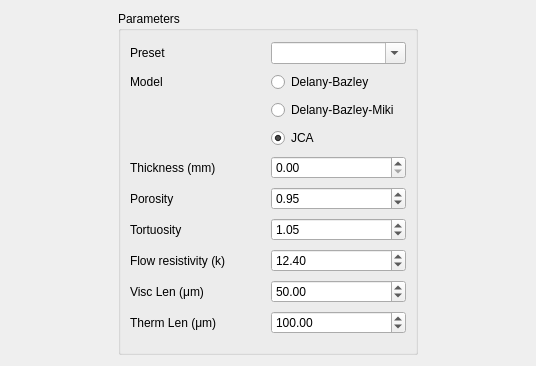
<?xml version="1.0" encoding="UTF-8"?>
<ui version="4.0">
 <class>Form</class>
 <widget class="QWidget" name="Form">
  <property name="geometry">
   <rect>
    <x>0</x>
    <y>0</y>
    <width>536</width>
    <height>366</height>
   </rect>
  </property>
  <property name="windowTitle">
   <string>Form</string>
  </property>
  <layout class="QGridLayout" name="gridLayout">
   <item row="0" column="0">
    <widget class="QGroupBox" name="groupBox_2">
     <property name="maximumSize">
      <size>
       <width>300</width>
       <height>16777215</height>
      </size>
     </property>
     <property name="title">
      <string>Parameters</string>
     </property>
     <layout class="QGridLayout" name="gridLayout_2">
      <item row="0" column="0">
       <widget class="QLabel" name="label_16">
        <property name="text">
         <string>Preset</string>
        </property>
       </widget>
      </item>
      <item row="0" column="1">
       <widget class="QComboBox" name="presetBox">
        <property name="editable">
         <bool>true</bool>
        </property>
       </widget>
      </item>
      <item row="1" column="0">
       <widget class="QLabel" name="label_7">
        <property name="text">
         <string>Model</string>
        </property>
       </widget>
      </item>
      <item row="1" column="1">
       <widget class="QRadioButton" name="DBRadio">
        <property name="text">
         <string>Delany-Bazley</string>
        </property>
       </widget>
      </item>
      <item row="2" column="1">
       <widget class="QRadioButton" name="DBMRadio">
        <property name="text">
         <string>Delany-Bazley-Miki</string>
        </property>
       </widget>
      </item>
      <item row="3" column="1">
       <widget class="QRadioButton" name="JCARadio">
        <property name="text">
         <string>JCA</string>
        </property>
        <property name="checked">
         <bool>true</bool>
        </property>
       </widget>
      </item>
      <item row="4" column="0">
       <widget class="QLabel" name="label_12">
        <property name="text">
         <string>Thickness (mm)</string>
        </property>
       </widget>
      </item>
      <item row="4" column="1">
       <widget class="QDoubleSpinBox" name="thicknessBox"/>
      </item>
      <item row="5" column="0">
       <widget class="QLabel" name="label_8">
        <property name="text">
         <string>Porosity</string>
        </property>
       </widget>
      </item>
      <item row="5" column="1">
       <widget class="QDoubleSpinBox" name="phiBox">
        <property name="maximum">
         <double>10.000000000000000</double>
        </property>
        <property name="singleStep">
         <double>0.010000000000000</double>
        </property>
        <property name="value">
         <double>0.950000000000000</double>
        </property>
       </widget>
      </item>
      <item row="6" column="0">
       <widget class="QLabel" name="label_14">
        <property name="text">
         <string>Tortuosity</string>
        </property>
       </widget>
      </item>
      <item row="6" column="1">
       <widget class="QDoubleSpinBox" name="tortuosityBox">
        <property name="value">
         <double>1.050000000000000</double>
        </property>
       </widget>
      </item>
      <item row="7" column="0">
       <widget class="QLabel" name="label_9">
        <property name="text">
         <string>Flow resistivity (k)</string>
        </property>
       </widget>
      </item>
      <item row="7" column="1">
       <widget class="QDoubleSpinBox" name="sigmaBox">
        <property name="value">
         <double>12.400000000000000</double>
        </property>
       </widget>
      </item>
      <item row="8" column="0">
       <widget class="QLabel" name="label_10">
        <property name="text">
         <string>Visc Len (μm)</string>
        </property>
       </widget>
      </item>
      <item row="8" column="1">
       <widget class="QDoubleSpinBox" name="vLengthBox">
        <property name="value">
         <double>50.000000000000000</double>
        </property>
       </widget>
      </item>
      <item row="9" column="0">
       <widget class="QLabel" name="label_11">
        <property name="text">
         <string>Therm Len (μm)</string>
        </property>
       </widget>
      </item>
      <item row="9" column="1">
       <widget class="QDoubleSpinBox" name="tLengthBox">
        <property name="maximum">
         <double>9999.000000000000000</double>
        </property>
        <property name="value">
         <double>100.000000000000000</double>
        </property>
       </widget>
      </item>
     </layout>
    </widget>
   </item>
  </layout>
 </widget>
 <resources/>
 <connections>
  <connection>
   <sender>thicknessBox</sender>
   <signal>valueChanged(double)</signal>
   <receiver>Form</receiver>
   <slot>updatePlot()</slot>
   <hints>
    <hint type="sourcelabel">
     <x>262</x>
     <y>171</y>
    </hint>
    <hint type="destinationlabel">
     <x>386</x>
     <y>185</y>
    </hint>
   </hints>
  </connection>
  <connection>
   <sender>phiBox</sender>
   <signal>valueChanged(double)</signal>
   <receiver>Form</receiver>
   <slot>updatePlot()</slot>
   <hints>
    <hint type="sourcelabel">
     <x>259</x>
     <y>202</y>
    </hint>
    <hint type="destinationlabel">
     <x>387</x>
     <y>242</y>
    </hint>
   </hints>
  </connection>
  <connection>
   <sender>tortuosityBox</sender>
   <signal>valueChanged(double)</signal>
   <receiver>Form</receiver>
   <slot>updatePlot()</slot>
   <hints>
    <hint type="sourcelabel">
     <x>259</x>
     <y>236</y>
    </hint>
    <hint type="destinationlabel">
     <x>377</x>
     <y>289</y>
    </hint>
   </hints>
  </connection>
  <connection>
   <sender>sigmaBox</sender>
   <signal>valueChanged(double)</signal>
   <receiver>Form</receiver>
   <slot>updatePlot()</slot>
   <hints>
    <hint type="sourcelabel">
     <x>259</x>
     <y>261</y>
    </hint>
    <hint type="destinationlabel">
     <x>386</x>
     <y>333</y>
    </hint>
   </hints>
  </connection>
  <connection>
   <sender>vLengthBox</sender>
   <signal>valueChanged(double)</signal>
   <receiver>Form</receiver>
   <slot>updatePlot()</slot>
   <hints>
    <hint type="sourcelabel">
     <x>259</x>
     <y>301</y>
    </hint>
    <hint type="destinationlabel">
     <x>377</x>
     <y>128</y>
    </hint>
   </hints>
  </connection>
  <connection>
   <sender>tLengthBox</sender>
   <signal>valueChanged(double)</signal>
   <receiver>Form</receiver>
   <slot>updatePlot()</slot>
   <hints>
    <hint type="sourcelabel">
     <x>259</x>
     <y>322</y>
    </hint>
    <hint type="destinationlabel">
     <x>380</x>
     <y>100</y>
    </hint>
   </hints>
  </connection>
 </connections>
 <slots>
  <slot>updatePlot()</slot>
 </slots>
</ui>
